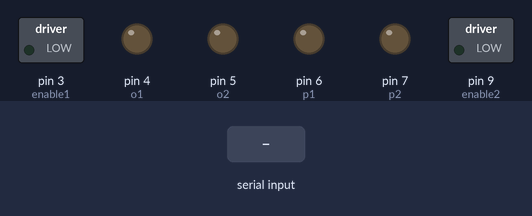
Simulated run of this sketch. Board: Arduino Uno, built with avr-gcc and run on an emulated ATmega328P. Parts: switched loads named in the sketch (green lamp = pin HIGH), output pins drawn as LEDs (lit = HIGH). The test bench sets the inputs (shaded band). What the sketch prints to the serial monitor is not drawn.

Above: at 1.2 s.
1.3 s: "2" received over Serial
At 2.8 s:
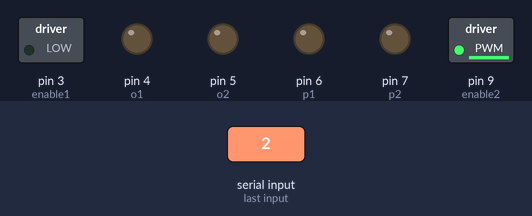
3.9 s: byte 1 (1) received over Serial
At 4.3 s:
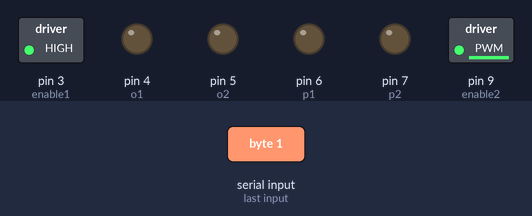
Timing chart, 0 to 6.9 s (numbered marks = the images above; inputs shaded):
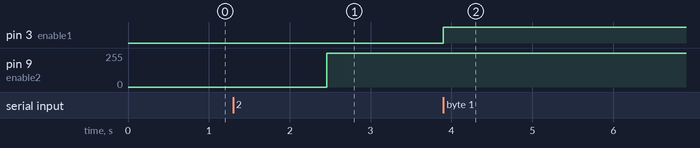

The sketch:

Test_L29_motorDriver.ino
```cpp
#define enable1 3
#define enable2 9

#define o1 4
#define o2 5
#define p1 6
#define p2 7

void setup() {
  // put your setup code here, to run once:
pinMode(o1,OUTPUT);
pinMode(o2,OUTPUT);
pinMode(p1,OUTPUT);
pinMode(p2,OUTPUT);

pinMode(enable1,OUTPUT);
pinMode(enable2,OUTPUT);

Serial.begin(9600);
}

void loop() {
  // put your main code here, to run repeatedly:


      if(Serial.available()>0)
      {
      int value=Serial.read();
      int pos=Serial.read();
      Serial.print(value);


                if(value==1)
                {


                  Serial.print("Enable 1 :");
                   Serial.print((char)value);
                   Serial.print((char)pos);

                  if(pos=='l')
                  {
                  digitalWrite(o1,HIGH);
                  digitalWrite(o2,LOW);
                  Serial.println("Left");
                  }
                  else if(pos=='r')
                  {
                  digitalWrite(o1,LOW);
                  digitalWrite(o2,HIGH);
                  Serial.println("Right");
                  }


                       analogWrite(enable1,255);


                }
               else
                if(value=='2')
                {


                    Serial.print("Enable 2 :");
                    if(pos=='l')
                    {
                    digitalWrite(p1,HIGH);
                    digitalWrite(p2,LOW);
                    Serial.println("Left");
                    }
                    else if(pos=='r')
                    {
                    digitalWrite(p1,LOW);
                    digitalWrite(p2,HIGH);
                    Serial.println("Right");
                    }

                 for(int i=0;i<255;i++)
                    {
                      Serial.println(i);
                     analogWrite(enable2,i);

                     }

                }


      }
}
```

Measured:
- after the input at 1.3 s, pin 9 (enable2): 0/255 → 254/255 after 1.2 s
- after the input at 3.9 s, pin 3 (enable1): LOW → HIGH at once
